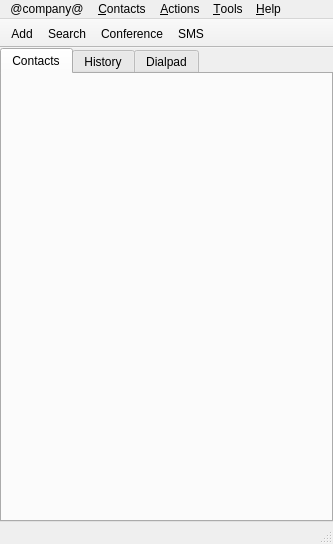
<ui version="4.0" >
 <class>WengoPhoneWindow</class>
 <widget class="QMainWindow" name="WengoPhoneWindow" >
  <property name="geometry" >
   <rect>
    <x>0</x>
    <y>0</y>
    <width>333</width>
    <height>544</height>
   </rect>
  </property>
  <property name="windowTitle" >
   <string>@product@</string>
  </property>
  <widget class="QWidget" name="centralWidget" >
   <property name="autoFillBackground" >
    <bool>true</bool>
   </property>
   <layout class="QVBoxLayout" >
    <property name="margin" >
     <number>0</number>
    </property>
    <property name="spacing" >
     <number>0</number>
    </property>
    <item>
     <widget class="QtProfileBar" name="profileBar" />
    </item>
    <item>
     <widget class="QFrame" name="frame" >
      <property name="frameShape" >
       <enum>QFrame::NoFrame</enum>
      </property>
      <property name="frameShadow" >
       <enum>QFrame::Raised</enum>
      </property>
      <layout class="QGridLayout" >
       <property name="margin" >
        <number>0</number>
       </property>
       <property name="spacing" >
        <number>0</number>
       </property>
       <item row="1" column="0" >
        <widget class="QTabWidget" name="tabWidget" >
         <property name="autoFillBackground" >
          <bool>false</bool>
         </property>
         <property name="currentIndex" >
          <number>0</number>
         </property>
         <widget class="QWidget" name="tabContactList" >
          <attribute name="title" >
           <string>Contacts</string>
          </attribute>
         </widget>
         <widget class="QWidget" name="tabHistory" >
          <attribute name="title" >
           <string>History</string>
          </attribute>
         </widget>
         <widget class="QWidget" name="tabDialpad" >
          <attribute name="title" >
           <string>Dialpad</string>
          </attribute>
         </widget>
        </widget>
       </item>
      </layout>
     </widget>
    </item>
    <item>
     <widget class="QtCallBar" name="callBar" >
      <property name="sizePolicy" >
       <sizepolicy>
        <hsizetype>7</hsizetype>
        <vsizetype>0</vsizetype>
        <horstretch>0</horstretch>
        <verstretch>0</verstretch>
       </sizepolicy>
      </property>
      <property name="lineWidth" >
       <number>1</number>
      </property>
     </widget>
    </item>
   </layout>
  </widget>
  <widget class="QMenuBar" name="menuBar" >
   <property name="geometry" >
    <rect>
     <x>0</x>
     <y>0</y>
     <width>333</width>
     <height>29</height>
    </rect>
   </property>
   <widget class="QMenu" name="menuHelp" >
    <property name="title" >
     <string>&amp;Help</string>
    </property>
    <addaction name="actionShowWengoForum" />
    <addaction name="actionWengoFAQ" />
    <addaction name="separator" />
    <addaction name="actionShowAbout" />
   </widget>
   <widget class="QMenu" name="menuActions" >
    <property name="title" >
     <string>&amp;Actions</string>
    </property>
    <addaction name="actionCreateConferenceCall" />
    <addaction name="separator" />
    <addaction name="actionSendSms" />
    <addaction name="separator" />
    <addaction name="actionAcceptCall" />
    <addaction name="actionHangUpCall" />
    <addaction name="actionHoldResumeCall" />
   </widget>
   <widget class="QMenu" name="menuContacts" >
    <property name="title" >
     <string>&amp;Contacts</string>
    </property>
    <addaction name="actionAddContact" />
    <addaction name="actionSearchWengoContact" />
    <addaction name="separator" />
    <addaction name="actionShowHideOfflineContacts" />
    <addaction name="actionShowHideContactGroups" />
   </widget>
   <widget class="QMenu" name="menuTools" >
    <property name="title" >
     <string>&amp;Tools</string>
    </property>
    <widget class="QMenu" name="menuClearHistory" >
     <property name="title" >
      <string>Clear &amp;History</string>
     </property>
     <property name="icon" >
      <iconset/>
     </property>
     <addaction name="actionClearOutgoingCalls" />
     <addaction name="actionClearIncomingCalls" />
     <addaction name="actionClearMissedCalls" />
     <addaction name="actionClearRejectedCalls" />
     <addaction name="actionClearChatSessions" />
     <addaction name="actionClearSms" />
     <addaction name="separator" />
     <addaction name="actionClearAll" />
    </widget>
    <addaction name="actionOpenChatWindow" />
    <addaction name="actionShowFileTransfer" />
    <addaction name="separator" />
    <addaction name="actionToggleVideo" />
    <addaction name="actionShowConfig" />
    <addaction name="separator" />
    <addaction name="menuClearHistory" />
   </widget>
   <widget class="QMenu" name="menuWengo" >
    <property name="title" >
     <string>@company@</string>
    </property>
    <addaction name="actionEditMyProfile" />
    <addaction name="actionLogOff" />
    <addaction name="separator" />
    <addaction name="actionShowWengoAccount" />
    <addaction name="actionWengoServices" />
    <addaction name="separator" />
    <addaction name="actionClose" />
    <addaction name="actionQuit" />
   </widget>
   <addaction name="menuWengo" />
   <addaction name="menuContacts" />
   <addaction name="menuActions" />
   <addaction name="menuTools" />
   <addaction name="menuHelp" />
  </widget>
  <widget class="QStatusBar" name="statusBar" />
  <widget class="QToolBar" name="toolBar" >
   <property name="contextMenuPolicy" >
    <enum>Qt::CustomContextMenu</enum>
   </property>
   <property name="windowTitle" >
    <string>ToolBar</string>
   </property>
   <property name="movable" >
    <bool>false</bool>
   </property>
   <property name="orientation" >
    <enum>Qt::Horizontal</enum>
   </property>
   <property name="iconSize" >
    <size>
     <width>32</width>
     <height>32</height>
    </size>
   </property>
   <property name="toolButtonStyle" >
    <enum>Qt::ToolButtonTextUnderIcon</enum>
   </property>
   <attribute name="toolBarArea" >
    <number>4</number>
   </attribute>
   <addaction name="actionAddContact" />
   <addaction name="actionSearchWengoContact" />
   <addaction name="actionCreateConferenceCall" />
   <addaction name="actionSendSms" />
  </widget>
  <action name="actionShowWengoAccount" >
   <property name="enabled" >
    <bool>false</bool>
   </property>
   <property name="text" >
    <string>View My @company@ Account...</string>
   </property>
  </action>
  <action name="actionClose" >
   <property name="icon" >
    <iconset/>
   </property>
   <property name="text" >
    <string>&amp;Close</string>
   </property>
   <property name="shortcut" >
    <string>Ctrl+W</string>
   </property>
  </action>
  <action name="actionShowWengoForum" >
   <property name="text" >
    <string>@company@ &amp;Forum...</string>
   </property>
  </action>
  <action name="actionShowAbout" >
   <property name="text" >
    <string>&amp;About...</string>
   </property>
  </action>
  <action name="actionAddContact" >
   <property name="icon" >
    <iconset resource="../../../resources/wengophone.qrc" >:/pics/iconbar/add_contact.png</iconset>
   </property>
   <property name="text" >
    <string>Add &amp;Contact...</string>
   </property>
   <property name="iconText" >
    <string>Add</string>
   </property>
   <property name="toolTip" >
    <string>Add Contact</string>
   </property>
  </action>
  <action name="actionShowConfig" >
   <property name="text" >
    <string>&amp;Configuration...</string>
   </property>
  </action>
  <action name="actionSendSms" >
   <property name="icon" >
    <iconset resource="../../../resources/wengophone.qrc" >:/pics/iconbar/sms.png</iconset>
   </property>
   <property name="text" >
    <string>Send SMS...</string>
   </property>
   <property name="iconText" >
    <string>SMS</string>
   </property>
   <property name="toolTip" >
    <string>Send SMS</string>
   </property>
  </action>
  <action name="actionEditMyProfile" >
   <property name="icon" >
    <iconset resource="../../../resources/wengophone.qrc" >:/pics/config/imaccounts.png</iconset>
   </property>
   <property name="text" >
    <string>View My &amp;Profile...</string>
   </property>
   <property name="iconText" >
    <string>View My Profile</string>
   </property>
   <property name="toolTip" >
    <string>View My Profile</string>
   </property>
  </action>
  <action name="actionCreateConferenceCall" >
   <property name="icon" >
    <iconset resource="../../../resources/wengophone.qrc" >:/pics/iconbar/conference.png</iconset>
   </property>
   <property name="text" >
    <string>Start &amp;Conference...</string>
   </property>
   <property name="iconText" >
    <string>Conference</string>
   </property>
   <property name="toolTip" >
    <string>Start Conference</string>
   </property>
  </action>
  <action name="actionWengoFAQ" >
   <property name="text" >
    <string>@company@ &amp;Wiki/FAQ...</string>
   </property>
  </action>
  <action name="actionWengoServices" >
   <property name="text" >
    <string>Learn more about @company@ Services...</string>
   </property>
  </action>
  <action name="actionShowHideOfflineContacts" >
   <property name="icon" >
    <iconset/>
   </property>
   <property name="text" >
    <string>Show/Hide Unavailable &amp;Contacts</string>
   </property>
  </action>
  <action name="actionClearChatSessions" >
   <property name="text" >
    <string>&amp;Chat Sessions</string>
   </property>
  </action>
  <action name="actionClearAll" >
   <property name="text" >
    <string>&amp;All</string>
   </property>
  </action>
  <action name="actionSearchWengoContact" >
   <property name="icon" >
    <iconset resource="../../../resources/wengophone.qrc" >:/pics/iconbar/search_contact.png</iconset>
   </property>
   <property name="text" >
    <string>&amp;Find Contact...</string>
   </property>
   <property name="iconText" >
    <string>Search</string>
   </property>
   <property name="toolTip" >
    <string>Find @company@ Contacts</string>
   </property>
  </action>
  <action name="actionAcceptCall" >
   <property name="icon" >
    <iconset/>
   </property>
   <property name="text" >
    <string>&amp;Accept</string>
   </property>
  </action>
  <action name="actionHangUpCall" >
   <property name="icon" >
    <iconset/>
   </property>
   <property name="text" >
    <string>&amp;HangUp</string>
   </property>
  </action>
  <action name="actionHoldResumeCall" >
   <property name="icon" >
    <iconset/>
   </property>
   <property name="text" >
    <string>&amp;Hold/Resume</string>
   </property>
  </action>
  <action name="actionShowHideContactGroups" >
   <property name="icon" >
    <iconset/>
   </property>
   <property name="text" >
    <string>Show/Hide &amp;Groups</string>
   </property>
  </action>
  <action name="actionLogOff" >
   <property name="text" >
    <string>Log &amp;Off...</string>
   </property>
   <property name="iconText" >
    <string>Log Off</string>
   </property>
   <property name="toolTip" >
    <string>Log Off</string>
   </property>
  </action>
  <action name="actionOpenChatWindow" >
   <property name="icon" >
    <iconset resource="../../../resources/wengophone.qrc" >:/pics/iconbar/chat.png</iconset>
   </property>
   <property name="text" >
    <string>Show &amp;Chat Window</string>
   </property>
   <property name="iconText" >
    <string>Show Chat Window</string>
   </property>
   <property name="toolTip" >
    <string>Show Chat Window</string>
   </property>
  </action>
  <action name="actionClearOutgoingCalls" >
   <property name="text" >
    <string>&amp;Outgoing Calls</string>
   </property>
  </action>
  <action name="actionClearIncomingCalls" >
   <property name="text" >
    <string>&amp;Incoming Calls</string>
   </property>
  </action>
  <action name="actionClearMissedCalls" >
   <property name="text" >
    <string>&amp;Missed Calls</string>
   </property>
  </action>
  <action name="actionToggleVideo" >
   <property name="icon" >
    <iconset/>
   </property>
   <property name="text" >
    <string>Enable/Disable &amp;Video Calls</string>
   </property>
  </action>
  <action name="actionClearSms" >
   <property name="text" >
    <string>Short Text &amp;Messages (SMS)</string>
   </property>
  </action>
  <action name="actionShowFileTransfer" >
   <property name="checkable" >
    <bool>false</bool>
   </property>
   <property name="icon" >
    <iconset/>
   </property>
   <property name="text" >
    <string>Show &amp;File Transfer</string>
   </property>
   <property name="shortcut" >
    <string/>
   </property>
  </action>
  <action name="actionClearRejectedCalls" >
   <property name="text" >
    <string>Rejected Calls</string>
   </property>
  </action>
  <action name="actionQuit" >
   <property name="text" >
    <string>&amp;Quit</string>
   </property>
   <property name="shortcut" >
    <string>Ctrl+Q</string>
   </property>
   <property name="shortcutContext" >
    <enum>Qt::ApplicationShortcut</enum>
   </property>
  </action>
  <action name="actionToolBarTextUnderIcons" >
   <property name="checkable" >
    <bool>true</bool>
   </property>
   <property name="text" >
    <string>&amp;Text Under Icons</string>
   </property>
  </action>
  <action name="actionToolBarIconsOnly" >
   <property name="checkable" >
    <bool>true</bool>
   </property>
   <property name="text" >
    <string>&amp;Icons Only</string>
   </property>
  </action>
  <action name="actionToolBarHidden" >
   <property name="checkable" >
    <bool>true</bool>
   </property>
   <property name="text" >
    <string>&amp;Hidden</string>
   </property>
  </action>
 </widget>
 <customwidgets>
  <customwidget>
   <class>QtProfileBar</class>
   <extends>QFrame</extends>
   <header>profilebar/QtProfileBar.h</header>
   <container>1</container>
  </customwidget>
  <customwidget>
   <class>QtCallBar</class>
   <extends>QFrame</extends>
   <header>callbar/QtCallBar.h</header>
  </customwidget>
 </customwidgets>
 <tabstops>
  <tabstop>tabWidget</tabstop>
 </tabstops>
 <resources>
  <include location="../../../resources/wengophone.qrc" />
 </resources>
 <connections/>
</ui>
